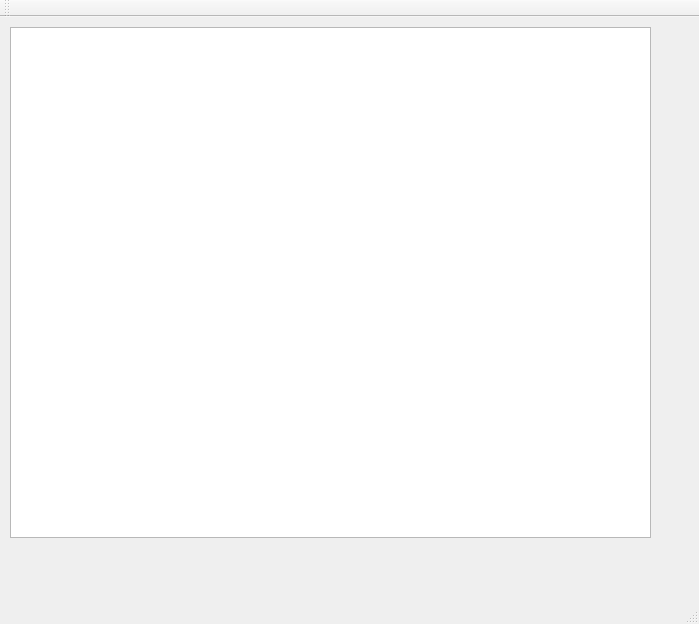
<?xml version="1.0" encoding="UTF-8"?>
<ui version="4.0">
 <class>MainWindow</class>
 <widget class="QMainWindow" name="MainWindow">
  <property name="geometry">
   <rect>
    <x>0</x>
    <y>0</y>
    <width>699</width>
    <height>624</height>
   </rect>
  </property>
  <property name="windowTitle">
   <string>MainWindow</string>
  </property>
  <widget class="QWidget" name="centralWidget">
   <widget class="QGraphicsView" name="graphicsView">
    <property name="geometry">
     <rect>
      <x>10</x>
      <y>10</y>
      <width>641</width>
      <height>511</height>
     </rect>
    </property>
   </widget>
  </widget>
  <widget class="QMenuBar" name="menuBar">
   <property name="geometry">
    <rect>
     <x>0</x>
     <y>0</y>
     <width>699</width>
     <height>21</height>
    </rect>
   </property>
  </widget>
  <widget class="QToolBar" name="mainToolBar">
   <attribute name="toolBarArea">
    <enum>TopToolBarArea</enum>
   </attribute>
   <attribute name="toolBarBreak">
    <bool>false</bool>
   </attribute>
  </widget>
  <widget class="QStatusBar" name="statusBar"/>
 </widget>
 <layoutdefault spacing="6" margin="11"/>
 <resources/>
 <connections/>
</ui>
